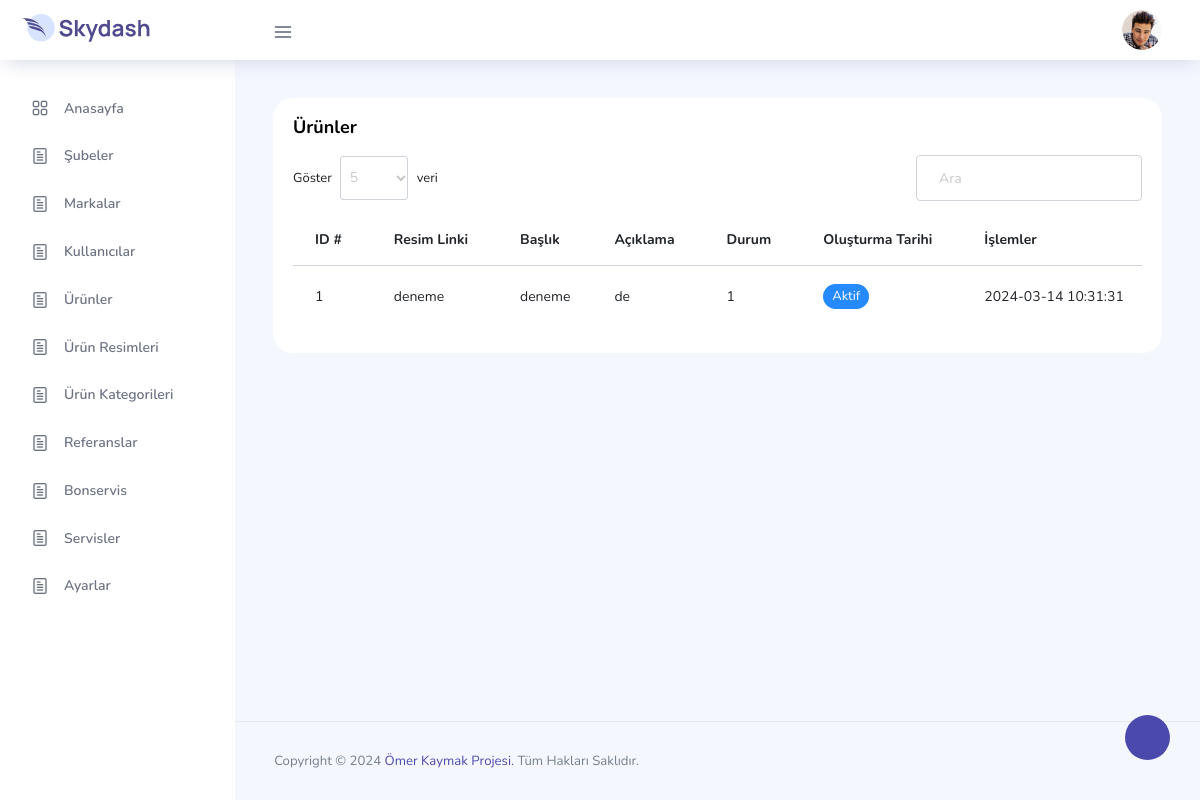
Screenshot of /index.php/products with the database file from the repository.
### tables this page shows
CREATE TABLE IF NOT EXISTS `products` (
  `id` int NOT NULL AUTO_INCREMENT,
  `img_url` varchar(255) NOT NULL,
  `title` varchar(150) NOT NULL,
  `description` text NOT NULL,
  `rank` tinyint NOT NULL,
  `is_active` tinyint NOT NULL,
  `created_at` timestamp NOT NULL DEFAULT CURRENT_TIMESTAMP,
  PRIMARY KEY (`id`)
);

### application/controllers/Products.php (called while the page is built, shortened)
<?php
class Products extends CI_Controller {
	public function __construct()
	{
		$this->load->model('M_Products');
	}
	public function index()
	{
		$data['products'] = $this->M_Products->getAll();
		$this->load->view('v_products/index', $data);
	}
}

### index.php (called while the page is built, shortened)
<?php
require_once BASEPATH.'core/CodeIgniter.php';

### application/models/M_Products.php (called while the page is built, shortened)
<?php
class M_Products extends CI_Model{
	public function getAll($order = 'id ASC'){
		return $this->db->order_by($order)->get('products')->result();
	}
}

### application/views/v_products/index.php (the view, shortened to what this page needs)
	<div class="container-fluid page-body-wrapper">
		<div class="main-panel">
			<div class="content-wrapper">
				<div class="card">
					<div class="card-body">
						<h4 class="card-title">Ürünler</h4>
						<div class="row">
							<div class="col-12">
								<div class="table-responsive">
									<div id="order-listing_wrapper" class="dataTables_wrapper dt-bootstrap5 no-footer">
										<div class="row">
											<div class="col-sm-12 col-md-6">
												<div class="dataTables_length" id="order-listing_length"><label>Göster
														<select name="order-listing_length"
																aria-controls="order-listing"
																class="form-select form-select-sm">
															<option value="5">5</option>
														</select> veri</label></div>
											</div>
											<div class="col-sm-12 col-md-6">
												<div id="order-listing_filter" class="dataTables_filter"><label><input
															type="search" class="form-control" placeholder="Ara"
															aria-controls="order-listing"></label>
												</div>
											</div>
										</div>
										<div class="row dt-row">
											<div class="col-sm-12">
												<table id="order-listing" class="table dataTable no-footer"
													   aria-describedby="order-listing_info">
													<thead>
													<tr>
														<th class="sorting sorting_asc" tabindex="0"
															aria-controls="order-listing" rowspan="1" colspan="1"
															aria-label="ID #: activate to sort column descending"
															style="width: 109.406px;" aria-sort="ascending">ID #
														</th>
														<th class="sorting" tabindex="0" aria-controls="order-listing"
															rowspan="1" colspan="1"
															aria-label="Resim Linki: activate to sort column ascending"
															style="width: 174.75px;">Resim Linki
														</th>
														<th class="sorting" tabindex="0" aria-controls="order-listing"
															rowspan="1" colspan="1"
															aria-label="Başlık: activate to sort column ascending"
															style="width: 130.109px;">Başlık
														</th>
														<th class="sorting" tabindex="0" aria-controls="order-listing"
															rowspan="1" colspan="1"
															aria-label="Açıklama: activate to sort column ascending"
															style="width: 130.109px;">Açıklama
														</th>
														<th class="sorting" tabindex="0" aria-controls="order-listing"
															rowspan="1" colspan="1"
															aria-label="Durum: activate to sort column ascending"
															style="width: 130.109px;">Durum
														</th>
														<th class="sorting" tabindex="0" aria-controls="order-listing"
															rowspan="1" colspan="1"
															aria-label="Oluşturma Tarihi: activate to sort column ascending"
															style="width: 119.219px;">Oluşturma Tarihi
														</th>
														<th class="sorting" tabindex="0" aria-controls="order-listing"
															rowspan="1" colspan="1"
															aria-label="İşlemler: activate to sort column ascending"
															style="width: 137.609px;">İşlemler
														</th>
													</tr>
													</thead>
													<tbody>
													<?php foreach ($products as $product) { ?>
														<tr class="odd">
															<td class="sorting_1"><?php echo $product->id; ?></td>
															<td><?php echo $product->img_url; ?></td>
															<td><?php echo $product->title; ?></td>
															<td><?php echo $product->description; ?></td>
															<td><?php echo $product->rank; ?></td>
															<td>
																<label class="badge badge-info"><?php echo $product->is_active==0 ? "Pasif" : "Aktif"; ?></label>
															</td>
															<td><?php echo $product->created_at; ?></td>
														</tr>
													<?php } ?>
													</tbody>
												</table>
											</div>
										</div>
									</div>
								</div>
							</div>
						</div>
					</div>
				</div>
			</div>
		</div>
	</div>
</div>
</body>
</html>

### rows the page displays
products: id "1", img_url "deneme", title "deneme", description "de", rank "1", is_active "Aktif", created_at "2024-03-14 10:31:31"
